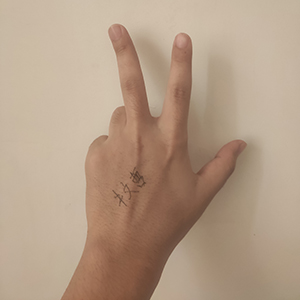
#> input picture data/test/nwz_scissors_1.jpg, 300 x 300 px
$ jupyter execute --allow-errors demo.ipynb
#> lines starting #> are read from the running program, lines starting #| are printed output that depends on the picture; after the words box and inside, x2 and y2 are one past the last pixel; in counts of white or black regions, pixels touching at a corner belong together; long printed decimals are rounded
# 剪刀石头布识别结果展示

### 导入必须的外部库

[cell 1]
# coding:utf-8
import os
import warnings
from sklearn import model_selection
import cv2 as cv
import joblib
import numpy as np
import pandas as pd
from matplotlib import pyplot as plt
from sklearn import svm
from skimage import feature as sf
warnings.filterwarnings("ignore")

### 定义工具函数 包括阈值分割和特征提取函数等

[cell 2]
def thre(src):
    '''二值图像获取'''
    # OTSU阈值分割
    t, img = cv.threshold(src, 20, 255, cv.THRESH_OTSU)
    # 对二值图像进行去噪操作
    # 开运算
    kernel = np.ones((3, 3), np.uint8)
    img = cv.morphologyEx(img, cv.MORPH_OPEN, kernel, iterations=3)
    # 中值滤波
    img = cv.medianBlur(img, 7)
    return img


def circle_similar(src):
    '''似圆度'''
    contour, hierarchy = cv.findContours(
        src, cv.RETR_EXTERNAL, cv.CHAIN_APPROX_NONE)
    length = 0
    area = 0
    # 寻找最大图形的周长和面积
    for i in range(len(contour)):
        c = contour[i].astype(np.float32)
        length = max(length, cv.arcLength(c, True))
        area = max(area, cv.contourArea(c))
    return length**2 / area


def Area(src):
    '''面积'''
    contour, hierarchy = cv.findContours(
        src, cv.RETR_EXTERNAL, cv.CHAIN_APPROX_NONE)
    area = 0
    # 寻找最大图形的面积
    for i in range(len(contour)):
        c = contour[i].astype(np.float32)
        area = max(area, cv.contourArea(c))
    return area


def hr(src):
    '''角点数量'''
    # Harris角点检测
    points = cv.cornerHarris(src, 3, 7, 0.05)
    # 统计非0点数量
    ret = np.count_nonzero(points)
    return ret


def eccentricity(src):
    '''离心率'''
    contours, hierarchy = cv.findContours(
        src, cv.RETR_EXTERNAL, cv.CHAIN_APPROX_NONE)
    nmax = 0
    # 寻找最大轮廓
    for i in range(len(contours)):
        if len(contours[i]) > nmax:
            nmax = i
    # 计算外接椭圆
    ell = cv.fitEllipse(contours[nmax])
    a, b = max(ell[1])/2, min(ell[1])/2
    c = np.sqrt(a**2-b**2)
    return c/a


def hog(src):
    '''HOG'''
    # 降低图形分辨率以减小特征维度
    img = cv.resize(src, (150, 150))
    hog_array = sf.hog(img, orientations=8, pixels_per_cell=(
        15, 15), cells_per_block=(10, 10))
    return hog_array


def get_features(src):
    '''获取特征向量'''
    # 转换颜色空间
    img = cv.cvtColor(src, cv.COLOR_RGB2HSV)
    h_channel, s_channel, v_channel = cv.split(img)
    # 对h通道进行阈值分割
    img = thre(h_channel)
    # 获取特征
    a = Area(img)
    s = circle_similar(img)
    e = eccentricity(img)
    n = hr(img)
    h = hog(img)
    return a, s, e, n, h


def get_label(idx):
    '''根据索引获取标签内容'''
    labels = ["paper", "scissors", "rock"]
    return labels[int(idx)]


def get_idx(label):
    '''根据标签获取对应索引'''
    labels = {"paper": 0, "scissors": 1, "rock": 2}
    return labels[label]

### 训练SVM分类器

由于生成特征向量部分用时较长，因此不在此处展示

#> (a cell that did not finish here is left out)

### 部分图像特征向量展示

以自采数据为例，展示形状特征和HOG特征图像

[cell 4]
file_path = "data/test"
files = os.listdir(file_path)
filename = "data/test/nwz_scissors_1.jpg"
# filename = "data/test/nwz_paper_2.jpg"
# filename = "data/test/test_scissors_9.png"
src = cv.imread(filename)
#> src is the input picture: shape (300, 300, 3); mean B, G, R 134.8, 156.1, 179.8
img = cv.cvtColor(src, cv.COLOR_RGB2HSV)
#> img: shape (300, 300, 3); mean H, S, V 105.3, 67, 179.8
h, s, v = cv.split(img)
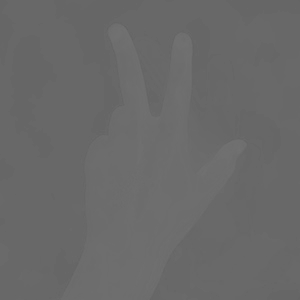
#> h: shape (300, 300); min 98, max 114, mean 105.3
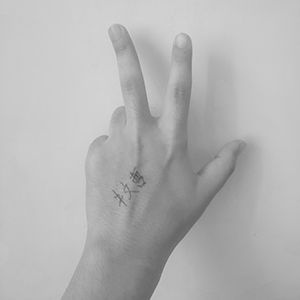
#> v: shape (300, 300); min 80, max 216, mean 179.8
img = thre(h)
#> in thre, `t, img = cv.threshold(src, 20, 255, cv.THRESH_OTSU)`:
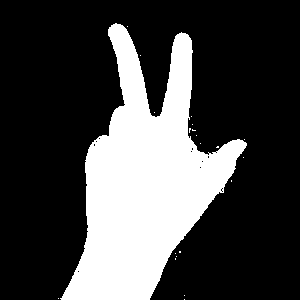
#> img: shape (300, 300); 26.9% white; 21 white regions (20 under 20 px), largest, box (x1, y1, x2, y2) and area: (60, 23, 247, 300) 24205
#> in thre, `t, img = cv.threshold(src, 20, 255, cv.THRESH_OTSU)`: t = 106
#> in thre, `img = cv.morphologyEx(img, cv.MORPH_OPEN, kernel, iterations=3)`: img: shape (300, 300); 26.8% white; 1 white region, box (x1, y1, x2, y2) and area: (62, 24, 245, 300) 24081
#> in thre, `img = cv.medianBlur(img, 7)`: img: shape (300, 300); 26.8% white; 1 white region

a = Area(img)
#> in Area, `contour, hierarchy = cv.findContours( src, cv.RETR_EXTERNAL, cv.CHAIN_..`: contour = 1 contour; box (x1, y1, x2, y2) and area: (62, 24, 245, 300) 23642
#> the loop in Area, `for i in range(len(contour)):` made 1 pass
#> area on pass 1: 23642.5
#> a = 23642.5
s = circle_similar(img)
#> the loop in circle_similar, `for i in range(len(contour)):` made 1 pass
#> (length, area) on pass 1: (998.4, 23642.5)
#> s = 42.16
n = hr(img)
#> in hr, `points = cv.cornerHarris(src, 3, 7, 0.05)`:
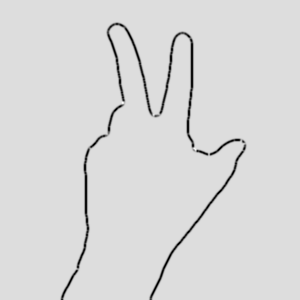
#> points: shape (300, 300) float32; min -300.1, max 46.02, mean -6.1; drawn with min black and max white
#> in hr, `ret = np.count_nonzero(points)`: ret = 8547
#> n = 8547
e = eccentricity(img)
#> in eccentricity, `contours, hierarchy = cv.findContours( src, cv.RETR_EXTERNAL, cv.CHAIN..`: contours has the same summary as contour in Area
#> the loop in eccentricity, `for i in range(len(contours)):` made 1 pass
#> nmax on pass 1: 0
#> after the loop in eccentricity, `for i in range(len(contours)):`: nmax = 0
#> in eccentricity, `ell = cv.fitEllipse(contours[nmax])`: ell = ((144.5, 176.1), (149.6, 266.6), 11.26)
#> in eccentricity, `a, b = max(ell[1])/2, min(ell[1])/2`: a = 133.3; b = 74.81
#> in eccentricity, `c = np.sqrt(a**2-b**2)`: c = 110.3
#> e = 0.828
normalised_blocks, hog_image = sf.hog(cv.resize(img, (150, 150)), orientations=8, pixels_per_cell=(
    15, 15), cells_per_block=(10, 10), block_norm='L2-Hys', visualize=True)
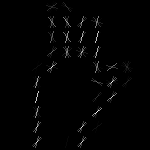
#> hog_image: shape (150, 150) float64; min 0, max 43.95, mean 0.5; drawn with min black and max white
#> normalised_blocks = 800 values, max 0.207 at index 200, min 0 at index 0, mean 0.0101
print("面积:{}\n似圆度:{}\n离心率:{}\n角点数量:{}".format(a,s,e,n))
#| 面积:23642.5
#| 似圆度:42.163
#| 离心率:0.8277
#| 角点数量:8547


plt.xticks([])
plt.yticks([])
plt.imshow(cv.cvtColor(src,cv.COLOR_BGR2RGB))

plt.figure()
plt.xticks([])
plt.yticks([])
plt.imshow(img, cmap="gray")

plt.figure()
plt.xticks([])
plt.yticks([])
plt.imshow(hog_image,cmap="gray")

### 测试集结果展示

[cell 5]
cnt = 0
#> (the rest of this cell did not finish here and is left out)

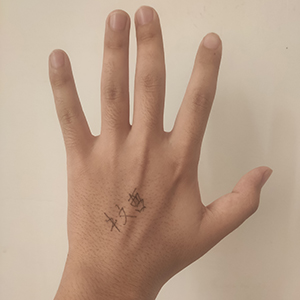
#> input picture data/test/nwz_paper_1.jpg, 300 x 300 px
#> further down, src is the input picture: shape (300, 300, 3); mean B, G, R 139.5, 159.9, 186
    # 读取图像并提取特征
    src = cv.imread(file_name)
    a, s, e, n, h = get_features(src)
#> in get_features, `img = cv.cvtColor(src, cv.COLOR_RGB2HSV)`: img: shape (300, 300, 3); mean H, S, V 105.8, 67.6, 186
#> in get_features, `h_channel, s_channel, v_channel = cv.split(img)`:
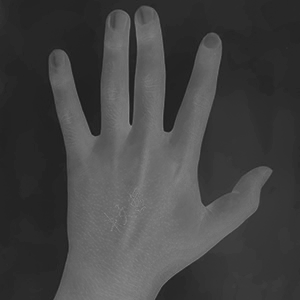
#> s_channel: shape (300, 300); min 24, max 142, mean 67.6
#> in get_features, `h_channel, s_channel, v_channel = cv.split(img)`:
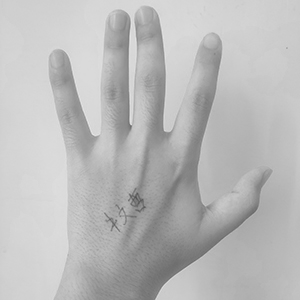
#> v_channel: shape (300, 300); min 81, max 232, mean 186
#> in thre (call 2), `t, img = cv.threshold(src, 20, 255, cv.THRESH_OTSU)`: img: shape (300, 300); 40.1% white; 37 white regions (36 under 20 px), largest, box (x1, y1, x2, y2) and area: (48, 5, 273, 300) 36004
#> in thre (call 2), `img = cv.morphologyEx(img, cv.MORPH_OPEN, kernel, iterations=3)`: img: shape (300, 300); 39.9% white; 1 white region, box (x1, y1, x2, y2) and area: (49, 6, 271, 300) 35954
#> in thre (call 2), `img = cv.medianBlur(img, 7)`:
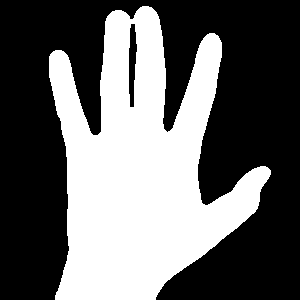
#> img: shape (300, 300); 40% white; 1 white region
#> in Area (call 2), `contour, hierarchy = cv.findContours( src, cv.RETR_EXTERNAL, cv.CHAIN_..`: contour = 1 contour; box (x1, y1, x2, y2) and area: (49, 6, 271, 300) 35857
#> the loop in Area (call 2), `for i in range(len(contour)):` made 1 pass
#> area on pass 1: 35857
#> in get_features, `a = Area(img)`: a = 35857
#> the loop in circle_similar (call 2), `for i in range(len(contour)):` made 1 pass
#> (length, area) on pass 1: (1377.7, 35857)
#> in get_features, `s = circle_similar(img)`: s = 52.93
#> in eccentricity (call 2), `contours, hierarchy = cv.findContours( src, cv.RETR_EXTERNAL, cv.CHAIN..`: contours has the same summary as contour in Area
#> the loop in eccentricity (call 2), `for i in range(len(contours)):` made 1 pass
#> in get_features, `e = eccentricity(img)`: e = 0.713
#> in hr (call 2), `points = cv.cornerHarris(src, 3, 7, 0.05)`:
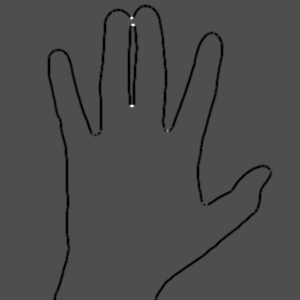
#> points: shape (300, 300) float32; min -300, max 672.3, mean -9.8; drawn with min black and max white
#> in hr (call 2), `ret = np.count_nonzero(points)`: ret = 13022
#> in hog, `hog_array = sf.hog(img, orientations=8, pixels_per_cell=( 15, 15), cel..`: hog_array = 800 values, max 0.216 at index 112, min 0 at index 0, mean 0.0114
#> in get_features, `h = hog(img)`: h has the same summary as hog_array in hog
#> `a, s, e, n, h = get_features(src)`: a = 35857; s = 52.93; e = 0.713; n = 13022; h has the same summary as hog_array in hog
#> `x = np.array([a, s, e, n])`: x = [35857, 52.93, 0.713, 13022]
    x = np.array([a, s, e, n])
    x = np.hstack([x, h]).reshape(1, -1)
    # 获取预测值(标签索引)
    y = svmClassfication.predict(x)
    # 判断预测的准确性并计算准确率
    print("样本{}\t\t标签:{}\t\t分类:{}".format(name, label, get_label(y.item())))
    if label_idx == y.item():
        cnt += 1
print(f"\n分类准确率:{cnt/len(files)*100}%")
